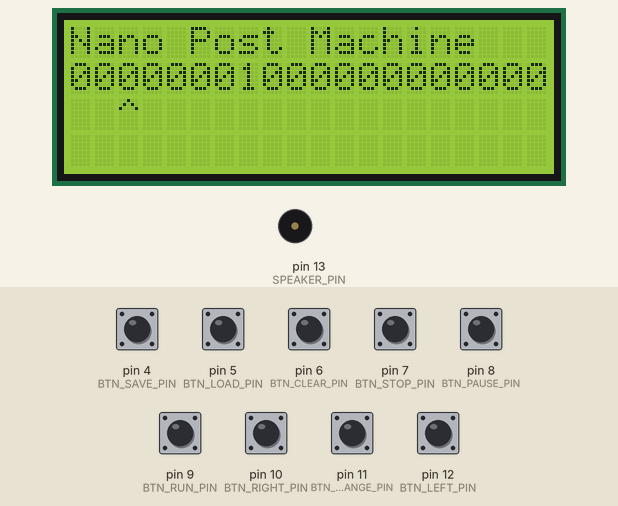
This sketch was run on a simulated Arduino Nano, built with avr-gcc and run on an emulated ATmega328P. On the bench: 20×4 character LCD, buzzer (waves = sounding). The inputs (shaded band) are chosen by the test bench; at power-on: pin 4 (BTN_SAVE_PIN), pin 5 (BTN_LOAD_PIN), pin 6 (BTN_CLEAR_PIN), pin 7 (BTN_STOP_PIN), pin 8 (BTN_PAUSE_PIN), pin 9 (BTN_RUN_PIN), pin 10 (BTN_RIGHT_PIN), pin 11 (BTN_CHANGE_PIN), pin 12 (BTN_LEFT_PIN) HIGH.

Above: at 2.5 s.
2.6 s: pin 6 (BTN_CLEAR_PIN) pulled LOW for 0.15 s
At 4.0 s:
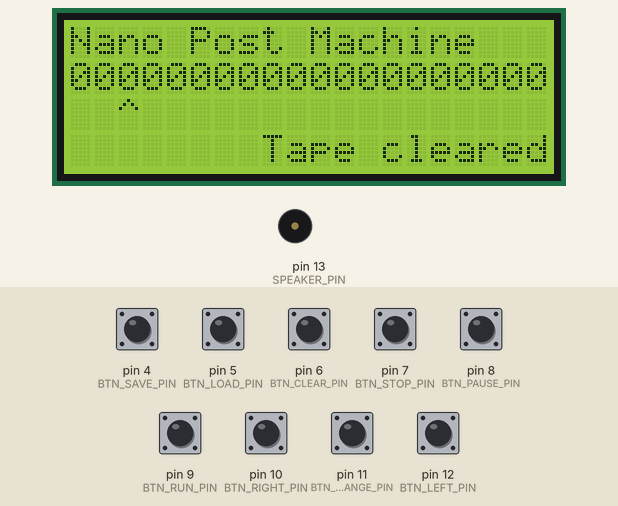
4.3 s: pin 4 (BTN_SAVE_PIN) pulled LOW for 0.15 s
At 5.6 s:
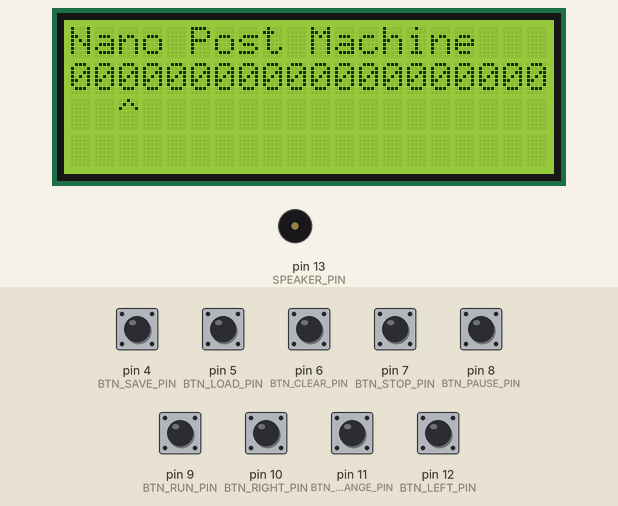
5.9 s: pin 9 (BTN_RUN_PIN) pulled LOW for 0.15 s
At 6.3 s:
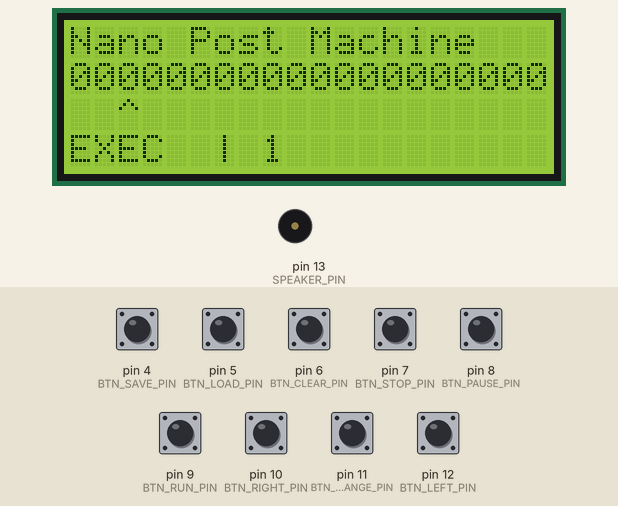
9.6 s: pin 7 (BTN_STOP_PIN) driven HIGH
12.6 s: pin 7 (BTN_STOP_PIN) driven LOW
At 13.8 s:
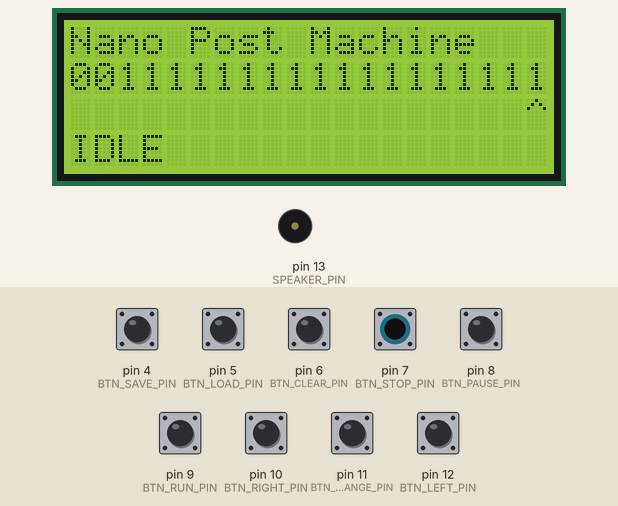
Timing chart, 0 to 15.2 s (numbered marks = the images above; inputs shaded):
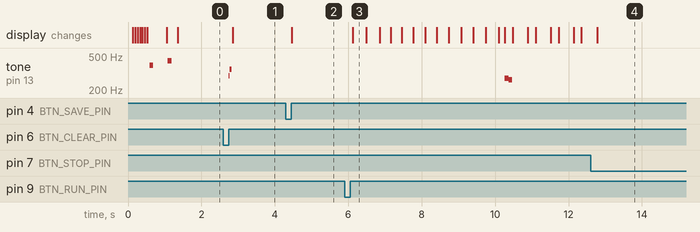

The sketch:

sketch.ino
```cpp
#include <avr/pgmspace.h>
#include "Button.h"
#include <LiquidCrystal_I2C.h>
#include <Wire.h>

#define BTN_LEFT_PIN 12
#define BTN_CHANGE_PIN 11
#define BTN_RIGHT_PIN 10
#define BTN_RUN_PIN 9
#define BTN_PAUSE_PIN 8
#define BTN_STOP_PIN 7
#define BTN_CLEAR_PIN 6
#define BTN_LOAD_PIN 5
#define BTN_SAVE_PIN 4
#define SPEAKER_PIN 13

#define I2C_ADDRESS 39
#define COLUMNS 20
#define LINES 4

LiquidCrystal_I2C lcd(I2C_ADDRESS, COLUMNS, LINES);
Button btn_left(BTN_LEFT_PIN);
Button btn_change(BTN_CHANGE_PIN);
Button btn_right(BTN_RIGHT_PIN);
Button btn_run(BTN_RUN_PIN);
Button btn_pause(BTN_PAUSE_PIN);
Button btn_stop(BTN_STOP_PIN);
Button btn_clear(BTN_CLEAR_PIN);
Button btn_load(BTN_LOAD_PIN);
Button btn_save(BTN_SAVE_PIN);

#define arrayLength(x) (sizeof(x) / sizeof(x[0]))
#define tapeSize COLUMNS
#define isButtonDown(object) (object).pressed()
#define anyButtonDown() (isButtonDown(btn_left) || isButtonDown(btn_change) \
                         || isButtonDown(btn_right) || isButtonDown(btn_run) \
                         || isButtonDown(btn_pause) || isButtonDown(btn_stop) \
                         || isButtonDown(btn_clear) || isButtonDown(btn_load) \
                         || isButtonDown(btn_save))
#define strlen_F(s) strlen_PF((PGM_P)s)

struct Instruction {
  char operation;
  byte jump[2];
};

byte generalBool = 0;
#define getBool(bs) (generalBool & (1 << bs))
#define setBool(bs, value) ((value) ? (generalBool |= (1 << bs)) : (generalBool &= ~(1 << bs)))
#define paused 0
#define firstTimePaused 1
#define executing 2
#define showCycles 4

byte tape[tapeSize] = {
  0, 0, 0, 0, 0, 0, 0, 1, 0, 0, 0, 0, 0, 0, 0, 0, 0, 0, 0, 0
};
byte * tapeStorage;
const Instruction program[] = {
  {'?', 1, 3},
  {'1', 2, 0},
  {'>', 0, 0},
  {'.', 0, 0}
};
const byte programSize = arrayLength(program), initialHeadPosition = 2;
byte tapeStorageSize, head = initialHeadPosition, savedHead, programPtr = 0, cyclesUsed = 0;

void showError(const __FlashStringHelper * s) {
  byte sl = strlen_F(s);
  tone(SPEAKER_PIN, 276, 100);
  delay(100);
  tone(SPEAKER_PIN, 262, 100);
  delay(100);
  byte i = 0;

  byte state;
  while ((state = digitalRead(BTN_STOP_PIN)) != LOW) {
    lcd.setCursor(6, 3);
    if ((i = (i + 1) & 1)) {
      lcd.print(s);
      state = digitalRead(BTN_STOP_PIN);
      delay(400);
    } else {
      for (byte j = 0; j < sl; j++)
        lcd.print(F(" "));
      state = digitalRead(BTN_STOP_PIN);
      delay(200);
    }
  }
  head = initialHeadPosition;
  programPtr = 0;
  setBool(executing, false);
}

void machineCycle() {
  Instruction * current = &program[programPtr];
  char op = current->operation;
  switch (op) {
    case '0': case '1': tape[head] = op - '0'; break;
    case '<':
      if (head > 0)
        head--;
      else
        showError(F("End of tape!"));
      break;
    case '>':
      if (head < (tapeSize - 1))
        head++;
      else
        showError(F("End of tape!"));
      break;
    case '.': setBool(executing, false); break;
    default: break;
  }
  if (op == '?') {
    programPtr = tape[head] == 0 ? current->jump[0] : current->jump[1];
  } else if (op != '.') {
    programPtr = current->jump[0];
  }
  cyclesUsed++;
}

#define byteIntoBits(x) ( \
  ((x << 7) & 1) |        \
  ((x << 6) & 1) |        \
  ((x << 5) & 1) |        \
  ((x << 4) & 1) |        \
  ((x << 3) & 1) |        \
  ((x << 2) & 1) |        \
  ((x << 1) & 1) |        \
  (x & 1)                 \
)

void loadTape() {
  // W.I.P.
  for (byte i = tapeSize + 1; i > 0; i--)
    tape[i] = (tapeStorage[i / 8] >> (i & 7)) & 1;
  head = savedHead;
}

void saveTape() {
  // W.I.P.
  for (byte i = tapeStorageSize + 1; i > 0; i--)
    tapeStorage[i] = byteIntoBits(tape[i / 8]);
  savedHead = head;
}

void showTape() {
  lcd.setCursor(0, 1);
  for (size_t i = 0; i < tapeSize; i++)
    lcd.print(tape[i] == 1 ? "1" : "0");
  lcd.setCursor(0, 2);
  for (int i = 0; i < COLUMNS; i++)
    lcd.print(F(" "));
  lcd.setCursor(0, 2);
  for (size_t i = 0; i < head; i++)
    lcd.print(F(" "));
  lcd.print(F("^"));
}

void showState() {
  lcd.setCursor(0, 3);
  for (int i = 0; i < COLUMNS; i++)
    lcd.print(F(" "));
  lcd.setCursor(0, 3);
  if (getBool(paused)) {
    lcd.print(F("PAUSE"));
  } else if (getBool(executing)) {
    lcd.print(F("EXEC "));
  } else {
    lcd.print(F("IDLE "));
  }

  if (getBool(executing)) {
    lcd.print(F(" | "));

    Instruction * current = &program[programPtr];
    lcd.print(current->operation);

    bool doPrint = current->operation == '?';
    doPrint = doPrint || current->jump[0] != programPtr + 1;
    doPrint = doPrint && current->operation != '.';
    if (doPrint)
      lcd.print(current->jump[0] + 1);
    if (current->operation == '?') {
      lcd.print(F(","));
      lcd.print(current->jump[1] + 1);
    }
  } else if (getBool(showCycles) && !getBool(firstTimePaused)) {
    lcd.print(F(" | N = "));
    lcd.print(cyclesUsed);
    setBool(showCycles, false);
  }
}

void setup() {
  // Initializations
  lcd.init();
  lcd.backlight();

  btn_left.begin();
  btn_change.begin();
  btn_run.begin();
  btn_pause.begin();
  btn_stop.begin();
  btn_clear.begin();
  btn_load.begin();
  btn_save.begin();
  pinMode(SPEAKER_PIN, OUTPUT);

  tapeStorageSize = (tapeSize + 7) / 8;
  tapeStorage = malloc(tapeStorageSize);

  // Visuals
  lcd.setCursor(6, 1);
  const __FlashStringHelper * hello = F("Welcome!");
  byte helloLen;
  for (helloLen = 0; ; helloLen++) {
    char c = pgm_read_byte((PGM_P)hello + helloLen);
    if (c == 0) {
      break;
    }
    lcd.print(c);
    delay(65);
  }

  tone(SPEAKER_PIN, 392, 100);
  delay(205);
  lcd.setCursor(6, 1);
  for (byte i = 0; i < helloLen; i++) {
    lcd.print(F(" "));
    delay(35);
  }
  tone(SPEAKER_PIN, 440, 100);
  delay(205);

  lcd.clear();
  lcd.setCursor(0, 0);
  lcd.print(F("Nano Post Machine"));
  showTape();
}

void loop() {
  bool ready = false;
#define READY ((ready) = true)

  if (!getBool(executing) || getBool(paused)) {
    if (isButtonDown(btn_left) && head != 0) {
      head -= 1;
      READY;
    } else if (isButtonDown(btn_right) && head < (tapeSize - 1)) {
      head += 1;
      READY;
    } else if (isButtonDown(btn_change)) {
      tape[head] = 1 - tape[head];
      READY;
    } else if (isButtonDown(btn_clear)) {
      tone(SPEAKER_PIN, 294, 50);
      delay(25);
      tone(SPEAKER_PIN, 348, 50);
      delay(25);

      for (byte i = 0; i < tapeSize; i++)
        tape[i] = 0;

      lcd.setCursor(8, 3);
      lcd.print(F("Tape cleared"));
      showTape();
      while (!anyButtonDown());
      lcd.setCursor(8, 3);
      for (int i = 0; i < 12; i++)
        lcd.print(" ");
    } else if (isButtonDown(btn_load)) {
      lcd.setCursor(8, 3);
      lcd.print(F("Tape loaded "));
      loadTape();
      showTape();
      while (!anyButtonDown());
      lcd.setCursor(8, 3);
      for (int i = 0; i < 12; i++)
        lcd.print(F(" "));
      READY;
    } else if (isButtonDown(btn_save)) {
      saveTape();
      lcd.setCursor(8, 3);
      lcd.print(F("Tape saved  "));
      READY;
    }
  }

  if (isButtonDown(btn_run)) {
    setBool(executing, true);
    cyclesUsed = 0;
    READY;
  } else if (isButtonDown(btn_pause)) {
    setBool(paused, !getBool(paused));
    if (getBool(paused))
      setBool(firstTimePaused, true);
    else
      setBool(firstTimePaused, false);
    READY;
  } else if (isButtonDown(btn_stop)) {
    setBool(executing, false);
    setBool(paused, false);
    head = initialHeadPosition;
    programPtr = 0;
    setBool(showCycles, true);
    READY;
  }

  if (getBool(executing)) {
    if (!getBool(paused))
      machineCycle();
    if (!getBool(paused) || getBool(paused) && getBool(firstTimePaused)) {
      showState();
      setBool(firstTimePaused, false);
    }
  }
  if (ready || getBool(executing) && !getBool(paused)) {
    tone(SPEAKER_PIN, 2000, 5);
    showTape();
  }
}
```

Button.cpp
```cpp
// (licence header left out)
#include "Button.h"
#include <Arduino.h>

Button::Button(uint8_t pin, uint8_t debounce_ms)
:  _pin(pin)
,  _delay(debounce_ms)
,  _state(HIGH)
,  _debounce_state(_state)
,  _ignore_until(0)
,  _has_changed(false)
,  _reported_repeats(0)
,  _repeat_delay_ms(-1)
,  _repeat_ms(-1)
{
}

void Button::begin()
{
	pinMode(_pin, INPUT_PULLUP);
}

//
// public methods
//

bool Button::read()
{
	// monitor pin changes during debounce time
	if (digitalRead(_pin) != _state)
	{
		_state = !_state;
		_ignore_until = millis() + _delay;
	}
	// if no changes in debounce time, the button state stable, update value
	else if (_ignore_until > millis())
	{
		_state = !_state;

		if (_state == RELEASED)
		{
			_reported_repeats = repeats_since_press();
		}

		else
		{
			_reported_repeats = 0;
		}

		_ignore_until = millis() + _delay;
		_has_changed = (_debounce_state != _state);
		_debounce_state = _state;
	}

	return _debounce_state;
}

// how many repeated press events occured since the button was pressed
uint16_t Button::repeat_count()
{
	return _state == PRESSED ? repeats_since_press() : _reported_repeats;
}

// has the button gone from off -> on or pressed repeatedly
bool Button::toggled()
{
	read();
	return has_changed();
}

// mostly internal, tells you if a button has changed after calling the read() function
bool Button::has_changed()
{
	if (_has_changed)
	{
		_has_changed = false;
		return true;
	}
	return false;
}

// has the button gone from off -> on
bool Button::pressed()
{
	return (read() == PRESSED && has_changed());
}

// has the button gone from on -> off
bool Button::released()
{
	if (read() == PRESSED)
	{
		uint16_t old_repeats = _reported_repeats;
		_reported_repeats = repeats_since_press();
		return (has_changed() || old_repeats != _reported_repeats);
	}
	else
	{
		return false;
	}
}

void Button::set_repeat(int16_t delay_ms, int16_t repeat_ms)
{
	_repeat_delay_ms = delay_ms > _delay ? delay_ms - _delay : 0;
	_repeat_ms = repeat_ms;
}

uint16_t Button::repeats_since_press()
{
 	if (_repeat_delay_ms == -1 || millis() < _ignore_until + _repeat_delay_ms)
	{
		return 0;
	}

	if (_repeat_ms <= 0)
	{
		return 1;
	}

	uint32_t press_time = millis() - _ignore_until;
	return 1 + (press_time - _repeat_delay_ms) / _repeat_ms;
}
```

Button.h
```cpp
// (licence header left out)
#ifndef Button_h
#define Button_h
#include "Arduino.h"

class Button
{
	public:
		Button(uint8_t pin, uint8_t debounce_ms = 10);
		void begin();
		bool read();
		bool toggled();
		bool pressed();
		bool released();
		bool has_changed();
		uint16_t repeat_count();
		void set_repeat(int16_t delay_ms, int16_t repeat_ms);

		const static bool PRESSED = LOW;
		const static bool RELEASED = HIGH;

	private:
		uint16_t repeats_since_press();

		uint8_t  _pin;
		uint16_t _delay;
		bool     _state;
		bool     _debounce_state;
		uint32_t _ignore_until;
		bool     _has_changed;
		uint16_t _reported_repeats;
		int16_t  _repeat_delay_ms;
		int16_t  _repeat_ms;
};

#endif
```

Measured:
- after the input at 2.6 s, tone on pin 13 (SPEAKER_PIN): silent → 294 Hz after 0.15 s, → 348 Hz 0.03 s later, → silent 0.05 s later; the display: changes after 0.25 s (image 1)
- after the input at 4.3 s, the display: changes after 0.16 s (image 2)
- after the input at 5.9 s, the display: changes after 0.22 s (image 3)
- after the input at 12.6 s, the display: changes after 0.18 s (image 4)
